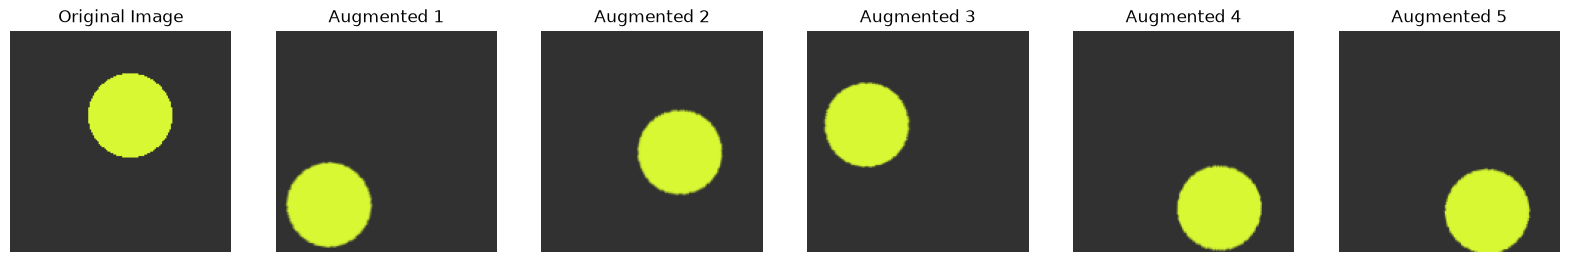

The Python source for this figure:
import os
os.environ["TF_CPP_MIN_LOG_LEVEL"] = "3"

import numpy as np
import matplotlib
matplotlib.use("Agg")
import matplotlib.pyplot as plt
import keras
from keras import layers

img = keras.utils.load_img("train/a/img_000.png")

img_array = keras.utils.img_to_array(img)

batch = np.expand_dims(img_array, 0)

print("Image shape:", img_array.shape)

rotate = layers.RandomRotation(40 / 360, fill_mode="nearest")

flip = layers.RandomFlip("horizontal_and_vertical")

shift = layers.RandomTranslation(0.2, 0.2, fill_mode="nearest")

augmenter = keras.Sequential([
    rotate,
    flip,
    shift
])

out = augmenter(batch, training=True)

print("Augmented shape:", out.shape)

augmented_images = [
    augmenter(batch, training=True)[0].numpy().astype(np.uint8)
    for _ in range(5)
]

fig, axes = plt.subplots(1, 6, figsize=(20, 4))

axes[0].imshow(img_array.astype(np.uint8))
axes[0].set_title("Original Image")

for i, aug_img in enumerate(augmented_images):
    axes[i + 1].imshow(aug_img)
    axes[i + 1].set_title(f"Augmented {i+1}")

for ax in axes:
    ax.axis("off")

plt.savefig("aug.png", bbox_inches="tight")

print("saved aug.png")
